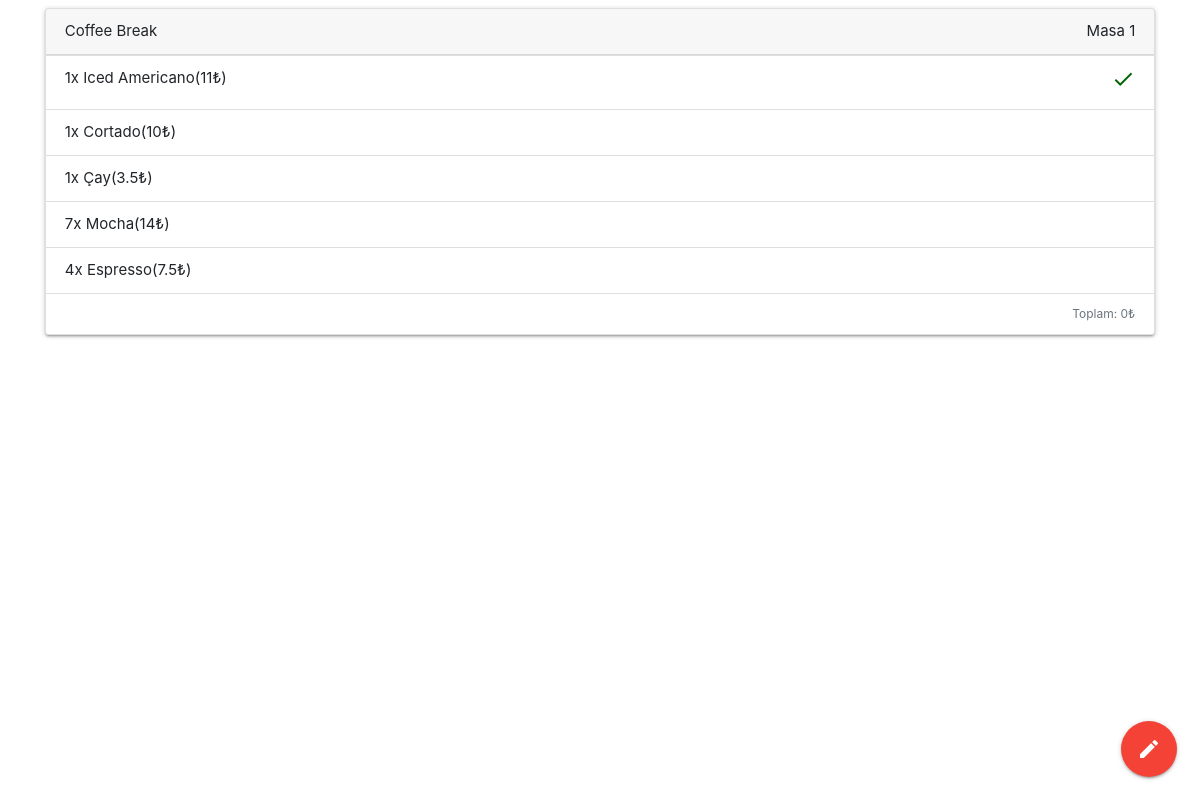
Screenshot of /detail/coffee-break/1 with the database file from the repository.
### qrback/models.py (models this page shows, shortened)
class Accounting(models.Model):
    table = models.IntegerField()
    order_list = models.ManyToManyField(Account_Entry, blank=True)
    first_order_time = models.DateTimeField(default=timezone.now)
    last_order_time = models.DateTimeField(auto_now=True)
    closed_at = models.DateTimeField(auto_now_add=True)
    is_closed = models.BooleanField(default=False)
    checked_money = models.FloatField(default=0)
    requesting_garson = models.BooleanField(default=False)
    company = models.ForeignKey(Company, on_delete=models.CASCADE)
    @property
    def get_borrow(self):
        sum = 0
        if self.order_list.exists():
            order_list = self.order_list.filter(is_deleted=False, is_checked=True)
            if order_list.count() > 0:
                sum = list(order_list.annotate(total_spent=Sum(
                    F('price') *
                    F('count'),
                    output_field=models.FloatField()
                )).aggregate(Sum('total_spent')).values())[0] - self.checked_money
        return sum
    @classmethod
    def get_table_account(cls, company, table_id):
        ses_table = cls.objects.filter(company=company, is_closed=False, table=table_id).last()
        if ses_table == None:
            ses_table = cls()
            ses_table.table = table_id
            ses_table.company = company
            ses_table.save()
        return ses_table

class Company(models.Model):
    owner = models.ForeignKey(User, on_delete=models.CASCADE, blank=True, null=True)
    name = models.CharField(max_length=20)
    menu = models.ImageField(upload_to=get_image_path, blank=True, null=True)
    logo = models.ImageField(upload_to=get_image_path, blank=True, null=True)
    slug = models.SlugField(blank=True)
    account_type = models.ForeignKey(AccountType, on_delete=models.CASCADE)
    phone_regex = RegexValidator(regex=r'^\+?1?\d{9,15}$',
                                 message="Phone number must be entered in the format: '+999999999'. Up to 15 digits allowed.")
    email_regex = RegexValidator(regex=r'^([a-zA-Z0-9_\-\.]+)@([a-zA-Z0-9_\-\.]+)\.([a-zA-Z]{2,5})$',
                                 message="Email address must be entered in the format: 'example@mail.com'.")
    phone = models.CharField(validators=[phone_regex], max_length=17, blank=True,
                             null=True)  # validators should be a list
    email = models.CharField(validators=[email_regex], max_length=50, blank=True)
    instagram = models.URLField(blank=True)
    facebook = models.URLField(blank=True)
    twitter = models.URLField(blank=True)
    tripadvisor = models.URLField(blank=True)
    youtube = models.URLField(blank=True)
    pinterest = models.URLField(blank=True)
    def __str__(self):
        return self.name

class Account_Entry(models.Model):
    name = models.CharField(max_length=20)
    price = models.FloatField(default=0)
    count = models.IntegerField(default=0)
    is_checked = models.BooleanField(default=False)
    time = models.DateTimeField(default=timezone.now)
    is_delivered = models.BooleanField(default=False)
    is_deleted = models.BooleanField(default=False)

### qrback/views.py (the view)
# urls.py: path('detail/<slug:slug>/<int:table_id>', orderDetail, name='order-detail'),
def orderDetail(request, *args, **kwargs):
    slug = kwargs['slug']
    table_id = kwargs['table_id']
    company = Company.objects.get(slug=slug)
    accounting = Accounting.get_table_account(company, table_id)
    context = {'accounting': accounting}
    return render(request, template_name='digitalAccounting.html', context=context)

### templates/digitalAccounting.html (shortened to what this page needs)
<!DOCTYPE html>
<html lang="en">
<head>
    {% load static %}
    <link rel="stylesheet" href="https://cdnjs.cloudflare.com/ajax/libs/materialize/1.0.0/css/materialize.min.css">
    <link href="https://stackpath.bootstrapcdn.com/bootstrap/4.5.0/css/bootstrap.min.css" rel="stylesheet">
</head>
<body>
<div class="fixed-action-btn" style="size: 1px">
    <a class="btn-floating btn-large red" style="size: 1px">
        <i class="large material-icons">mode_edit</i>
    </a>
</div>
<div class="container">
    <div class="card w-100" style="width: auto;min-width: max-content">
        <div class="card-header">
            {{ accounting.company }}
            <span style="float: right">Masa {{ accounting.table }}</span>
        </div>
        <ul class="list-group list-group-flush">
            {% for order_list in accounting.order_list.all %}
                <li class="list-group-item">{{ order_list.count }}x {{ order_list.name }}({{ order_list.price|floatformat }}₺)
                    <div style="float: right">
                        {% if order_list.is_deleted %}
                            <i class="material-icons" style="color: darkgreen"
                               title="siparişiniz iptal edildi">check </i>
                        {% endif %}
                    </div>
                </li>
                {% if forloop.last %}
                    <li class="list-group-item">
                        <small class="text-muted" style="float: right">Toplam: {{ accounting.get_borrow|floatformat }}₺
                        </small>
                    </li>
                {% endif %}
            {% endfor %}
        </ul>
    </div>
</div>
</body>
</html>

### templates/digitalAccounting.html (style rules this page uses)
a.btn-floating { font-size: 10px; }

### rows the page displays
Accounting: company "Coffee Break", table "1", get_borrow "0"
Account_Entry: count "1", name "Iced Americano", price "11", is_deleted True (drawn)
Account_Entry: count "1", name "Cortado", price "10"
Account_Entry: count "1", name "Çay", price "3.5"
Account_Entry: count "7", name "Mocha", price "14"
Account_Entry: count "4", name "Espresso", price "7.5"
